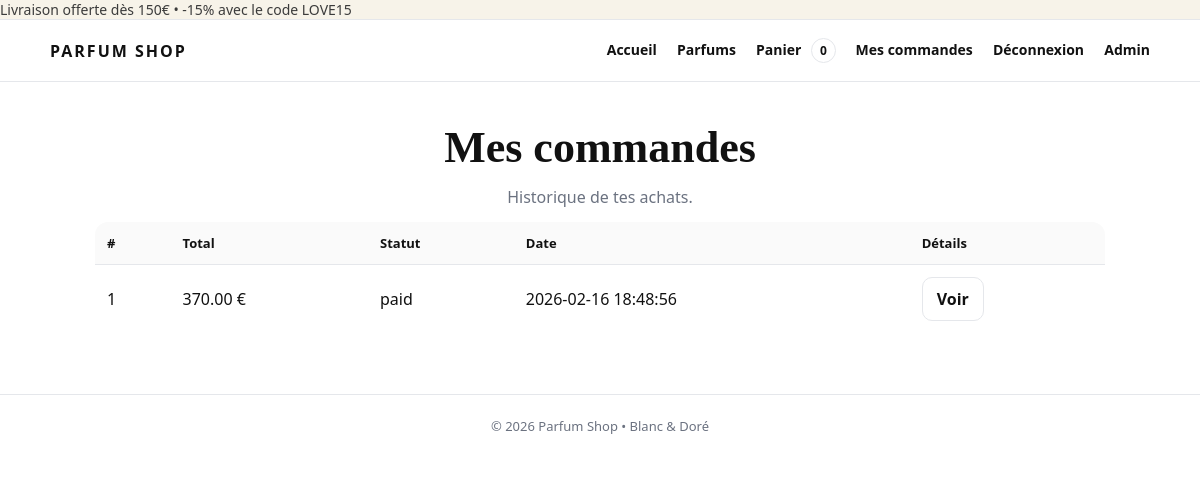
Page /pages/my_orders.php (signed in) on the committed database.
### tables this page shows
CREATE TABLE `orders` (
  `id` int(11) NOT NULL,
  `user_id` int(11) NOT NULL,
  `status` enum('pending','paid','cancelled') NOT NULL DEFAULT 'paid',
  `total` decimal(10,2) NOT NULL DEFAULT 0.00,
  `created_at` timestamp NOT NULL DEFAULT current_timestamp()
);

### pages/my_orders.php (the view, shortened to what this page needs)
<?php
$pdo = db();
$userId = (int)$_SESSION['user']['id'];
$orders = $pdo->prepare("SELECT id, total, status, created_at FROM orders WHERE user_id=? ORDER BY id DESC");
$orders->execute([$userId]);
$orders = $orders->fetchAll(PDO::FETCH_ASSOC);
require_once __DIR__ . '/../includes/header.php';
?>
<section class="hero" style="padding:40px 0 10px;">
  <div class="container">
    <h1 style="font-size:44px;">Mes commandes</h1>
    <p>Historique de tes achats.</p>
  </div>
</section>
<section class="section" style="padding-top:0;">
  <div class="container">
    <?php if (empty($orders)): ?>
      <p>Aucune commande pour le moment.</p>
      <p><a class="btn gold" href="/ProjetPHP/pages/catalog.php">Découvrir les parfums</a></p>
    <?php else: ?>
      <table class="table">
        <tr><th>#</th><th>Total</th><th>Statut</th><th>Date</th><th>Détails</th></tr>
        <?php foreach ($orders as $o): ?>
          <tr>
            <td><?= (int)$o['id'] ?></td>
            <td><?= number_format((float)$o['total'], 2) ?> €</td>
            <td><?= htmlspecialchars($o['status']) ?></td>
            <td><?= htmlspecialchars($o['created_at']) ?></td>
            <td><a class="btn secondary" href="/ProjetPHP/pages/order_success.php?id=<?= (int)$o['id'] ?>">Voir</a></td>
          </tr>
        <?php endforeach; ?>
      </table>
    <?php endif; ?>
  </div>
</section>
<?php require_once __DIR__ . '/../includes/footer.php'; ?>

### assets/style.css (style rules this page uses)
:root { --bg:#ffffff; --text:#111; --muted:#6b7280; --gold:#c8a24a; --gold2:#e6d08a; --card:#ffffff; --line:#e5e7eb; }
* { box-sizing:border-box; }
body { margin:0; font-family: system-ui, -apple-system, Segoe UI, Roboto, Arial, sans-serif; background:var(--bg); color:var(--text); }
.container { width:min(1100px, 92%); margin:0 auto; }
.hero { padding:60px 0 30px; text-align:center; }
.hero h1 { font-size:46px; margin:0; font-family: Georgia, "Times New Roman", serif; font-weight:600; }
.hero p { margin:12px auto 0; max-width:720px; color:var(--muted); line-height:1.6; }
.section { padding:24px 0 60px; }
.btn { display:inline-block; padding:10px 14px; border-radius:10px; border:1px solid var(--line); background:#111; color:#fff; text-decoration:none; font-weight:700; cursor:pointer; }
.btn.secondary { background:#fff; color:#111; }
.table { width:100%; border-collapse:collapse; border:1px solid var(--line); border-radius:14px; overflow:hidden; }
.table th, .table td { padding:12px; border-bottom:1px solid var(--line); text-align:left; }
.table th { background:#fafafa; font-size:13px; }

### rows in the picture
orders: id "1", total "370.00", status "paid", created_at "2026-02-16 18:48:56"

### other values in the picture
cartCount() "0"
